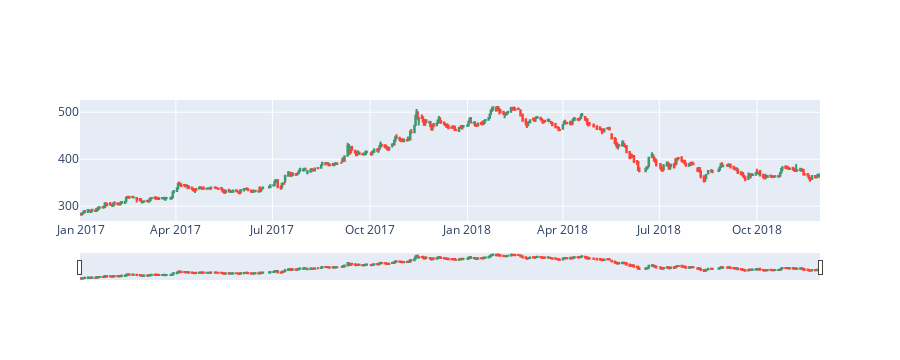

The cell this chart's notebook holds for it:
### Code cell
import plotly as py
import plotly.graph_objects as go
from datetime import datetime
from plotly.offline import download_plotlyjs, init_notebook_mode, plot,iplot
init_notebook_mode(connected=True)
trace = go.Candlestick(x=da['DATE'],
                       open=da['OPENP'],
                       high=da['HIGH'],
                       low=da['LOW'],
                       close=da['CLOSEP'])

dat=[trace]
iplot(dat)

### Figure 1 — Plotly figure (JSON) as saved in the notebook; plotly's stock layout.template omitted (floating-point values rounded to 4 significant figures; data arrays with more than 128 entries replaced by an {"elided": "..."} marker saying what was removed)
{"data": [{"close": {"elided": "466 float values"}, "high": {"elided": "466 float values"}, "low": {"elided": "466 float values"}, "open": {"elided": "466 float values"}, "type": "candlestick", "x": {"elided": "466 str values"}}], "layout": {"height": 360, "xaxis": {"autorange": true, "range": ["2016-12-31 12:00", "2018-11-29 12:00"], "rangeslider": {"autorange": true, "range": ["2016-12-31 12:00", "2018-11-29 12:00"], "yaxis": {"_template": null, "rangemode": "match"}}, "type": "date"}, "yaxis": {"autorange": true, "range": [268.6, 526.0]}}}
